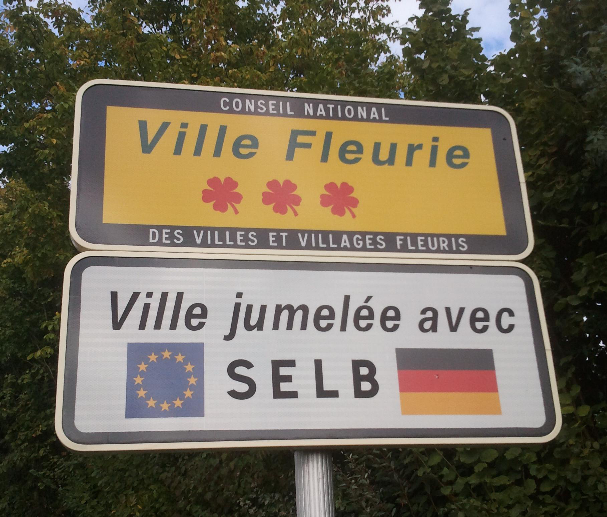
#> input picture examples/image_color.png, 607 x 517 px; its folder holds only this picture in this run
$ python -i factory.py   (imports and definitions only)
#> lines starting #> are read from the running program, lines starting #| are printed output that depends on the picture
import re,itertools
import numpy as np
import scipy as sp; from scipy import ndimage
import networkx as nx
from skgtimage.core.topology import topological_graph_from_regions
from skgtimage.core.photometry import photometric_graph_from_regions

# [116 lines left out: functions __analyze_sentence__, from_string, from_regions, from_labelled_image, manage_boundaries, labelled_image2regions, not called in this run]

>>> import cv2
>>> picture = cv2.imread('../../examples/image_color.png', cv2.IMREAD_GRAYSCALE)
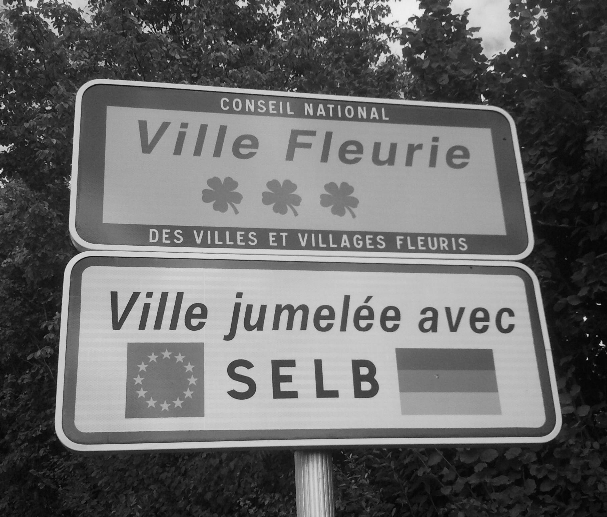
#> picture: shape (517, 607); min 0, max 240, mean 103.5
>>> result = manage_boundaries(picture)
#> in manage_boundaries, `eroded_roi=sp.ndimage.morphology.binary_erosion(roi,iterations=thickne..`: roi: shape (517, 607) float64; every value is 1
#> in manage_boundaries, `inner_boundary_values=np.ma.MaskedArray(image,mask=np.logical_not(inne..`: inner_boundary_values = 2244 values, max 237 at index 414, min 5 at index 1388, mean 54.8
#> in manage_boundaries, `inner_boundary_values=np.ma.MaskedArray(image,mask=np.logical_not(inne..`:
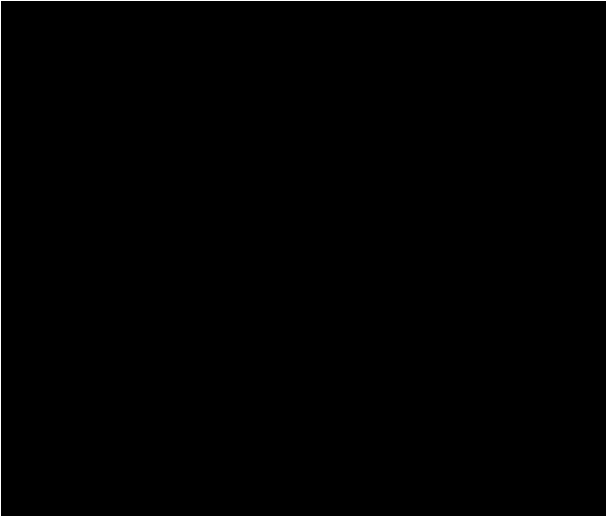
#> inner_boundary: shape (517, 607) float64; values 0 (black) and 1 (white), 0.72% white in thin lines or dots
#> in manage_boundaries, `h,b=np.histogram(inner_boundary_values,bins)`: h = 233 values, max 59 at index 15, min 0 at index 90, mean 9.63; b = 234 values from 5 to 238
#> in manage_boundaries, `dominant_value=b[np.argmax(h)]`: dominant_value = 20
